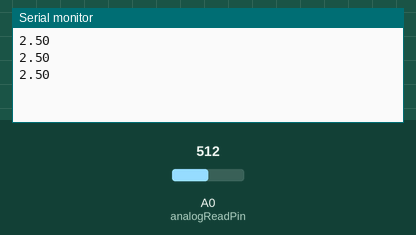
Simulated run of this sketch. Board: Arduino Uno, built with avr-gcc and run on an emulated ATmega328P. On the bench: the last lines printed to the serial monitor. The test bench sets the inputs (shaded band); at power-on: A0 (analogReadPin) = 512.

Above: at 1.3 s.
1.4 s: A0 (analogReadPin) set to 716
At 1.9 s:
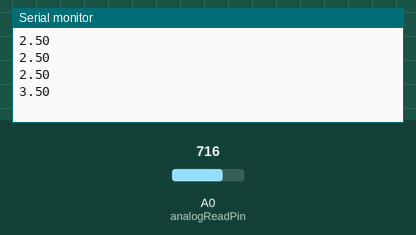
2.9 s: A0 (analogReadPin) set to 900
At 3.4 s:
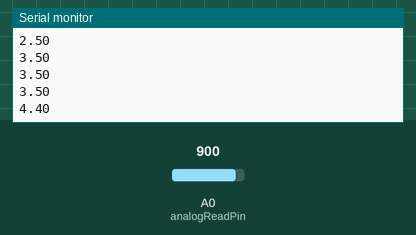
Timing chart, 0 to 5.9 s (numbered marks = the images above; inputs shaded):
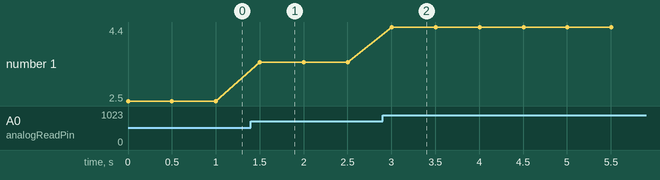

Measured:
- after the input at 1.4 s, the serial monitor: prints a new line after 0.10 s (image 1)
- after the input at 2.9 s, the serial monitor: prints a new line after 0.10 s (image 2)
- plotted number 1: 2.5 → 3.5 after the input at 1.4 s, 3.5 → 4.4 after the input at 2.9 s

The sketch:

7Poteniometers.ino
```cpp
int analogReadPin = A0;
double v2 = 0;
double readVal;
void setup()
{
    pinMode(analogReadPin, INPUT);
    Serial.begin(9600);
}

void loop()
{
    readVal = analogRead(analogReadPin);
    v2 = ((5.0) / 1023.0) * readVal;
    Serial.println(v2);
    delay(500);
}

// The Poteniometer is a variable resisitor we can vary the resistance from 0 to upto the range of the range of that potentiometers.
// The Poteniometer is more useful the simple rsistor if we diffrent resistance value we can just vary them but in case of simple of resisitir we have to chnage and add a new value resisitor.
// The Poteinoimeter has three Legs
// 1. Volatge
// 2. Ground
// 3. Vout
// Internally it has two resisitoir connecxted in series and in middle a wiper which go from left to right as we move the upper value right or left to vary the resistor value.

// Here we are reading the value of tjhe volatge by the analoag pin using Arduino.
```
